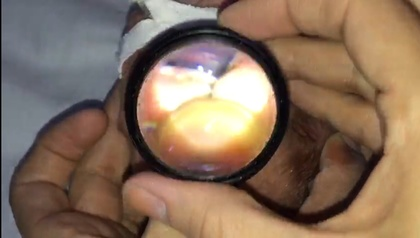
%> input picture HSV_Detector/imagen_desenfocada.jpg, 420 x 238 px, shrunk from 1906 x 1080 before the run
$ octave --eval "result = detectorlupa2(imread('../../../HSV_Detector/imagen_desenfocada.jpg'));"   (GNU Octave 9; MATLAB toolbox functions it lacks are replaced by stand-ins)
%> lines starting %> are read from the running program, lines starting %| are printed output that depends on the picture; in (x1, y1, x2, y2) boxes, pixels count from 0 and x2, y2 are one past the last pixel; in counts of white or black regions, pixels touching at a corner belong together; the program's own positions count from 1
%> in detectorlupa2, `imHSV = rgb2hsv(imRGB);`: imHSV: size 238x420x3 double; mean H, S, V 0.224, 0.367, 0.541
### Pipeline/Gabor/Funciones/crearmascaralupa.m
function [BW] = crearmascaralupa(imHSV)
%  crearmask  Threshold RGB image using auto-generated code
%  from colorThresholder app.
%  [BW,MASKEDRGBIMAGE] = createMask(RGB) thresholds image RGB using
%  auto-generated code from the colorThresholder app. The colorspace and
%  range for each channel of the colorspace were set within the app. The
%  segmentation mask is returned in BW, and a composite of the mask and
%  original RGB images is returned in maskedRGBImage.

% Auto-generated by colorThresholder app on 03-Aug-2021
%------------------------------------------------------

% Umbrales de deteccion Tonalidad
channel1Min = 0.079;
channel1Max = 0.075;

% Umbrales de deteccion Saturacion
channel2Min = 0.000;
channel2Max = 0.3;

% Umbrales de deteccion Valor
channel3Min = 0.000;
channel3Max = 0.3;

% Crear mascara segun los valores umbrales
BW = ( (imHSV(:,:,1) >= channel1Min) | (imHSV(:,:,1) <= channel1Max) ) & ...
    (imHSV(:,:,2) >= channel2Min ) & (imHSV(:,:,2) <= channel2Max) & ...
    (imHSV(:,:,3) >= channel3Min ) & (imHSV(:,:,3) <= channel3Max);
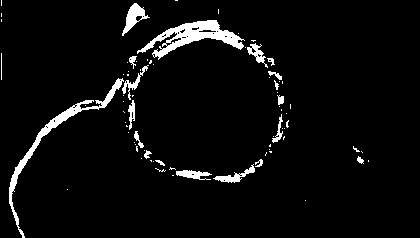
%> BW: size 238x420 logical; 4.6% white; 77 white regions (57 under 20 px), largest, box (x1, y1, x2, y2) and area: (137, 20, 245, 60) 1475, (9, 78, 124, 238) 1191, (122, 3, 150, 36) 342
BW = ~BW;

end

### Pipeline/Gabor/Funciones/detectorlupa2.m
function [imCort, posCent,  radio] = detectorlupa2(imRGB)
%UNTITLED3 Summary of this function goes here
%   Detailed explanation goes here
    % Conversion valores RGB a HSV
    imHSV = rgb2hsv(imRGB);
    % Creacion mascara binaria
    [imFilt] = crearmascaralupa(imHSV);
    imFilt = double(imFilt);
    [M,~,~] = size(imRGB);
%> M = 238

    % Etapa de deconvolucion
    % Funcion Dispersion de Puntos modelado mediante Gaussiana
    % PSF por siglas en ingles
    PSF = fspecial('gaussian',7,7);
    iter = 5; % iteraciones del filtrado
    % Deconvolucion  Lucy-Richardson
    imFilt = deconvlucy(imFilt,PSF,iter);
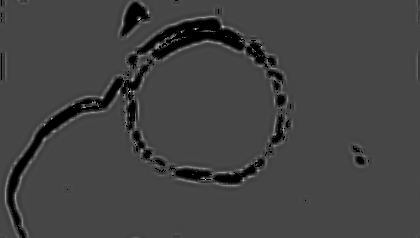
%> imFilt: size 238x420 double; min 0, max 3.61, mean 0.954; drawn with min black and max white

    % === Filtrado y deteccion de la circunferencia
    % Filtrado pasaalto para acentuar bordes canny o sobel
    umbral = 0.2; %valor original 0.06
    imFilt = edge(imFilt,'sobel',umbral);
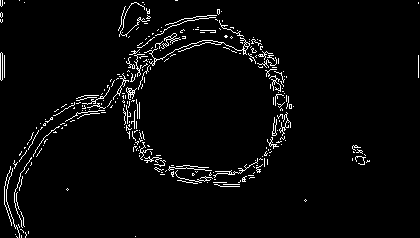
%> imFilt: size 238x420 logical; 3.4% white in thin lines or dots

    % Intervalo de radio del circulo a detectar
    rangoRadios = linspace(M/3, M/2.2, 3);
%> rangoRadios = [79.33 93.76 108.2]
    % Dividimos el intervalo en  tres partes, de forma de optimizar el
    % algoritmo de deteccion por dos motivos: en primer lugar, el algoritmo
    % funciona mas rapido cuando el rango es mas acotado y en segundo lugar
    % porque permite que una vez que encuentre la lupa en un lugar, detenga
    % la busqueda.

    % Primer intento
    radio1 = round(rangoRadios(1));
%> radio1 = 79
    radio2 = round(rangoRadios(2));
%> radio2 = 94
%> (the run ends here)

$ run again, on HSV_Detector/imagen_enfocada.jpg
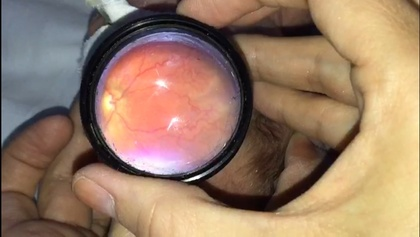
%> input picture HSV_Detector/imagen_enfocada.jpg, 420 x 237 px, shrunk from 1916 x 1080 before the run
%> imHSV: size 237x420x3 double; mean H, S, V 0.236, 0.37, 0.614
%> in crearmascaralupa, `BW = ( (imHSV(:,:,1) >= channel1Min) | (imHSV(:,:,1) <= channel1Max) )..`:
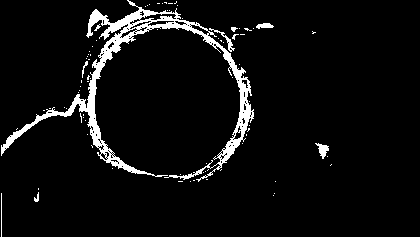
%> BW: size 237x420 logical; 5.6% white; 81 white regions (73 under 20 px), largest, box (x1, y1, x2, y2) and area: (1, 0, 254, 182) 4948, (315, 143, 329, 159) 108, (209, 28, 235, 52) 97
%> in detectorlupa2, `imFilt = edge(imFilt,'sobel',umbral);`:
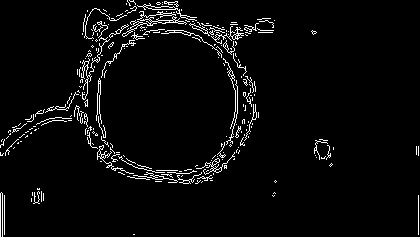
%> imFilt: size 237x420 logical; 3.8% white in thin lines or dots
